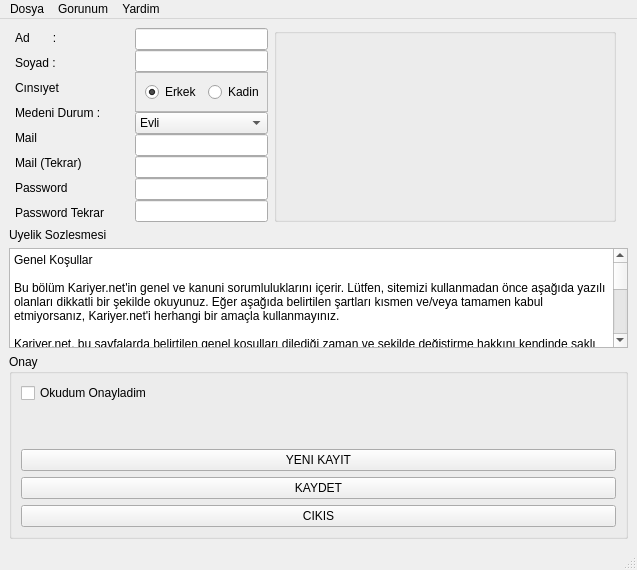
<?xml version="1.0" encoding="UTF-8"?>
<ui version="4.0">
 <class>MainWindow</class>
 <widget class="QMainWindow" name="MainWindow">
  <property name="geometry">
   <rect>
    <x>0</x>
    <y>0</y>
    <width>637</width>
    <height>560</height>
   </rect>
  </property>
  <property name="windowTitle">
   <string>MainWindow</string>
  </property>
  <property name="autoFillBackground">
   <bool>false</bool>
  </property>
  <widget class="QWidget" name="centralwidget">
   <layout class="QGridLayout" name="gridLayout_2">
    <item row="2" column="0" colspan="4">
     <layout class="QVBoxLayout" name="uyelik_layou">
      <item>
       <widget class="QLabel" name="lbl_uyelik_sozlesmesi">
        <property name="text">
         <string>Uyelik Sozlesmesi</string>
        </property>
       </widget>
      </item>
      <item>
       <widget class="QPlainTextEdit" name="pte_uyelik_kosullar">
        <property name="sizePolicy">
         <sizepolicy hsizetype="Minimum" vsizetype="Minimum">
          <horstretch>0</horstretch>
          <verstretch>0</verstretch>
         </sizepolicy>
        </property>
        <property name="maximumSize">
         <size>
          <width>16777215</width>
          <height>100</height>
         </size>
        </property>
        <property name="sizeIncrement">
         <size>
          <width>0</width>
          <height>200</height>
         </size>
        </property>
        <property name="plainText">
         <string>Genel Koşullar

Bu bölüm Kariyer.net'in genel ve kanuni sorumluluklarını içerir. Lütfen, sitemizi kullanmadan önce aşağıda yazılı olanları dikkatli bir şekilde okuyunuz. Eğer aşağıda belirtilen şartları kısmen ve/veya tamamen kabul etmiyorsanız, Kariyer.net'i herhangi bir amaçla kullanmayınız.

Kariyer.net, bu sayfalarda belirtilen genel koşulları dilediği zaman ve şekilde değiştirme hakkını kendinde saklı tutar. Kariyer.net'in www.kariyer.net adresini ziyaret ettiğinizde bu sayfayı da ziyaret etmeniz gerekmektedir. Bu nedenle www.kariyer.net adresini ziyaret ettiğinizde bu sayfayı da ziyaret ettiğiniz kabul edilir.

Kopyalama

Kariyer.net ticari amaçlarla olmamak koşulu ve sadece kendiniz tarafından kullanılmak şartı ile bir kereye mahsus olmak üzere, sitede belirtilen bilgilerin kopyalanmasına izin verir.

Kariyer.net'in içeriğinde yer alan bütün bilgilerin, yazıların, logoların, grafiklerin ve bunlarla sınırlı olmamak üzere her türlü görsel ve resimlerin her hakkı saklıdır. İzinsiz kullanılamaz. Bu sitede yer alan herhangi bir unsuru diğer bir internet sitesinde ve/veya başka bir mecrada yazılı, sözlü ve/veya elektronik olarak ve bunlarla sınırlı olmamak üzere her türlü şekilde yayınlamak ve/veya Kariyer.net'in haberi olmadan link vermek kesinlikle yasaktır.

Ayrıca bu sayfaların tasarımında ve veritabanı oluşturulmasında kullanılan bilgi ve/veya yazılımın kopyalanması ve/veya kullanılması kesinlikle yasaktır.

Sitede bulunan yazılım, görsel ve tasarımların her türlü hakkı Kariyer.net'e aittir.

Kullanım

Bu site herkese açıktır. Yalnızca aşağıdaki hallerde, Kariyer.net sitenin kullanımını geçici ve/veya sürekli olarak engelleyebilir:
Yanlış, düzensiz, eksik ve/veya yanıltıcı bilgi ve/veya uygun olmayan fotoğraf içeren özgeçmişin siteye kaydedilmesi halinde,
Özgeçmiş dışı bilgilerin; özel ve/veya genel duyuruların, reklam amaçlı firma bilgilerinin ve/veya üyelik satış formasyonları gibi bilgilerin ilave edilmesi halinde,
Diğer bir şahıs ve/veya kurum tarafından ilan edilen her türlü bilgi, görsel ve/veya logonun silinmesi tahrif edilmesi ve/veya değiştirilmesi halinde,
Internet Sitesi Güvenlik Kuralları

Belirtilen güvenlik kurallarına kısmen ve/veya tamamen uyulmaması halinde ya da kasıtlı veya kasıtsız olarak aşağıda belirtilenlerden herhangi birini yapan kişi, kişiler ve/veya kurum, kurumlar hakkında Kariyer.net'in her türlü kanuni hakkı saklıdır.
Kullanıcıların diğer özgeçmiş bilgilerine girme çabaları ve/veya sitenin genel güvenliğini tehdit edecek her türlü doğrudan ve/veya dolaylı çalışmalar,
Sitede kullanılan yazılımların çalışmasını engelleyebilecek her türlü doğrudan ve/veya dolaylı faaliyetler,
Virüs vasıtası ile sitenin çalışmasına engel olma,
Sitenin genel kurallarına uygun olmayan her türlü elektronik postanın yollanması ve/veya sitenin kilitlenmesini sağlama amacıyla aynı anda oldukça fazla ticari ve/veya kişisel elektronik postanın yollanması gibi.
Kariyer.net'in Sorumlulukları;

Kariyer.net, site üzerinde yer alan firma ve aday bilgilerinin içeriğinden hiçbir şekilde sorumlu tutulamaz. Bu sitede yer alan bilgilerle ilgili her türlü risk kullanıcılara aittir. Site üzerinde önceden herhangi bir haber vermeye gerek duyulmadan, istediği değişiklikleri yapma hakkı bizzat Kariyer.net'e aittir.

Özgeçmişini sitede bulunduran kullanıcı; özgeçmişinde bulunan her türlü bilginin tek sorumlusudur.

Kariyer.net bir işveren değildir; sitede yer alan özgeçmişler Kariyer.net'in sorumluluğu altında yer almamaktadır. İşveren firma ile kendi vasıtasıyla ilişkiye geçen özgeçmiş sahibi, bütün sorumluluğu üzerine almış olur.

Kariyer.net, sitenin yazılımının her türlü hatadan arınmış olduğunu ve sitede herhangi bir virüs yer alıp almadığı konusunda herhangi bir sorumluluk yüklenmemektedir. Eğer bu sitede yer alan herhangi bir yazılım sebebi ile kullandığınız yazılım ve/veya donanım unsurlarına herhangi bir zarar gelirse firmamız bu konuda hiçbir sorumluluk yüklenmez.

Bu sitede bulunan internet bağlantıları (linkler) ile ilgili her türlü risk kullanıcıya aittir. Kariyer.net özgeçmişinize bağlı olan bütün bilgileri kendi pazarlama faaliyetleri ile ilgili olarak kullanma hakkına sahiptir.

Kariyer.net'i tercih ederek bize gösterdiğiniz ilgi ve güven için çok teşekkür ederiz.</string>
        </property>
       </widget>
      </item>
      <item>
       <widget class="QGroupBox" name="groupBox_2">
        <property name="sizePolicy">
         <sizepolicy hsizetype="Minimum" vsizetype="Minimum">
          <horstretch>0</horstretch>
          <verstretch>0</verstretch>
         </sizepolicy>
        </property>
        <property name="maximumSize">
         <size>
          <width>16777215</width>
          <height>250</height>
         </size>
        </property>
        <property name="sizeIncrement">
         <size>
          <width>0</width>
          <height>0</height>
         </size>
        </property>
        <property name="baseSize">
         <size>
          <width>0</width>
          <height>0</height>
         </size>
        </property>
        <property name="title">
         <string>Onay</string>
        </property>
        <layout class="QGridLayout" name="gridLayout">
         <item row="0" column="0">
          <widget class="QCheckBox" name="chb_uyelik_onay">
           <property name="text">
            <string>Okudum Onayladim</string>
           </property>
          </widget>
         </item>
         <item row="3" column="0">
          <widget class="QPushButton" name="btn_yeni_kayit">
           <property name="text">
            <string>YENI KAYIT</string>
           </property>
          </widget>
         </item>
         <item row="4" column="0">
          <widget class="QPushButton" name="btn_ok">
           <property name="text">
            <string>KAYDET</string>
           </property>
          </widget>
         </item>
         <item row="1" column="0">
          <widget class="QLabel" name="lbl_onay_check">
           <property name="palette">
            <palette>
             <active>
              <colorrole role="WindowText">
               <brush brushstyle="SolidPattern">
                <color alpha="255">
                 <red>255</red>
                 <green>0</green>
                 <blue>0</blue>
                </color>
               </brush>
              </colorrole>
             </active>
             <inactive>
              <colorrole role="WindowText">
               <brush brushstyle="SolidPattern">
                <color alpha="255">
                 <red>255</red>
                 <green>0</green>
                 <blue>0</blue>
                </color>
               </brush>
              </colorrole>
             </inactive>
             <disabled>
              <colorrole role="WindowText">
               <brush brushstyle="SolidPattern">
                <color alpha="255">
                 <red>120</red>
                 <green>120</green>
                 <blue>120</blue>
                </color>
               </brush>
              </colorrole>
             </disabled>
            </palette>
           </property>
           <property name="text">
            <string/>
           </property>
          </widget>
         </item>
         <item row="5" column="0">
          <widget class="QPushButton" name="btn_cancel">
           <property name="text">
            <string>CIKIS</string>
           </property>
          </widget>
         </item>
         <item row="2" column="0">
          <widget class="QLabel" name="lbl_kayit_mesaj">
           <property name="palette">
            <palette>
             <active>
              <colorrole role="WindowText">
               <brush brushstyle="SolidPattern">
                <color alpha="255">
                 <red>0</red>
                 <green>170</green>
                 <blue>0</blue>
                </color>
               </brush>
              </colorrole>
             </active>
             <inactive>
              <colorrole role="WindowText">
               <brush brushstyle="SolidPattern">
                <color alpha="255">
                 <red>0</red>
                 <green>170</green>
                 <blue>0</blue>
                </color>
               </brush>
              </colorrole>
             </inactive>
             <disabled>
              <colorrole role="WindowText">
               <brush brushstyle="SolidPattern">
                <color alpha="255">
                 <red>120</red>
                 <green>120</green>
                 <blue>120</blue>
                </color>
               </brush>
              </colorrole>
             </disabled>
            </palette>
           </property>
           <property name="accessibleDescription">
            <string notr="true"/>
           </property>
           <property name="layoutDirection">
            <enum>Qt::LeftToRight</enum>
           </property>
           <property name="text">
            <string/>
           </property>
           <property name="textFormat">
            <enum>Qt::PlainText</enum>
           </property>
           <property name="alignment">
            <set>Qt::AlignCenter</set>
           </property>
          </widget>
         </item>
        </layout>
       </widget>
      </item>
     </layout>
    </item>
    <item row="0" column="1">
     <layout class="QHBoxLayout" name="horizontalLayout" stretch="20,20,60">
      <item>
       <layout class="QVBoxLayout" name="label_layout">
        <item>
         <widget class="QLabel" name="lbl_ad">
          <property name="text">
           <string>Ad       :</string>
          </property>
         </widget>
        </item>
        <item>
         <widget class="QLabel" name="lbl_soyad">
          <property name="text">
           <string>Soyad :</string>
          </property>
         </widget>
        </item>
        <item>
         <widget class="QLabel" name="lbl_cinsiyet">
          <property name="text">
           <string>Cınsıyet</string>
          </property>
         </widget>
        </item>
        <item>
         <widget class="QLabel" name="lbl_med_durum">
          <property name="text">
           <string>Medeni Durum :</string>
          </property>
         </widget>
        </item>
        <item>
         <widget class="QLabel" name="lbl_mail">
          <property name="text">
           <string>Mail</string>
          </property>
         </widget>
        </item>
        <item>
         <widget class="QLabel" name="lbl_mail_again">
          <property name="text">
           <string>Mail (Tekrar)</string>
          </property>
         </widget>
        </item>
        <item>
         <widget class="QLabel" name="lbl_password">
          <property name="text">
           <string>Password</string>
          </property>
         </widget>
        </item>
        <item>
         <widget class="QLabel" name="lbl_password_again">
          <property name="text">
           <string>Password Tekrar</string>
          </property>
         </widget>
        </item>
       </layout>
      </item>
      <item>
       <layout class="QVBoxLayout" name="giris_layout" stretch="0,0,0,0,0,0,0,0">
        <property name="spacing">
         <number>0</number>
        </property>
        <property name="sizeConstraint">
         <enum>QLayout::SetDefaultConstraint</enum>
        </property>
        <item>
         <widget class="QLineEdit" name="lne_ad"/>
        </item>
        <item>
         <widget class="QLineEdit" name="lne_soyad"/>
        </item>
        <item>
         <widget class="QFrame" name="frame_cinsiyet">
          <property name="sizePolicy">
           <sizepolicy hsizetype="Expanding" vsizetype="Fixed">
            <horstretch>0</horstretch>
            <verstretch>0</verstretch>
           </sizepolicy>
          </property>
          <property name="frameShape">
           <enum>QFrame::StyledPanel</enum>
          </property>
          <property name="frameShadow">
           <enum>QFrame::Raised</enum>
          </property>
          <layout class="QFormLayout" name="formLayout">
           <item row="2" column="0">
            <widget class="QRadioButton" name="rdb_erkek">
             <property name="sizePolicy">
              <sizepolicy hsizetype="Maximum" vsizetype="Fixed">
               <horstretch>0</horstretch>
               <verstretch>0</verstretch>
              </sizepolicy>
             </property>
             <property name="text">
              <string>Erkek</string>
             </property>
             <property name="checked">
              <bool>true</bool>
             </property>
            </widget>
           </item>
           <item row="2" column="1">
            <widget class="QRadioButton" name="rdb_kadin">
             <property name="enabled">
              <bool>true</bool>
             </property>
             <property name="sizePolicy">
              <sizepolicy hsizetype="Expanding" vsizetype="Fixed">
               <horstretch>0</horstretch>
               <verstretch>0</verstretch>
              </sizepolicy>
             </property>
             <property name="maximumSize">
              <size>
               <width>50</width>
               <height>16777215</height>
              </size>
             </property>
             <property name="sizeIncrement">
              <size>
               <width>0</width>
               <height>0</height>
              </size>
             </property>
             <property name="baseSize">
              <size>
               <width>0</width>
               <height>0</height>
              </size>
             </property>
             <property name="layoutDirection">
              <enum>Qt::LeftToRight</enum>
             </property>
             <property name="text">
              <string>Kadin</string>
             </property>
             <property name="checked">
              <bool>false</bool>
             </property>
            </widget>
           </item>
          </layout>
         </widget>
        </item>
        <item>
         <widget class="QComboBox" name="cmb_med_durum">
          <property name="sizePolicy">
           <sizepolicy hsizetype="Expanding" vsizetype="Fixed">
            <horstretch>0</horstretch>
            <verstretch>0</verstretch>
           </sizepolicy>
          </property>
          <property name="maximumSize">
           <size>
            <width>16777215</width>
            <height>16777215</height>
           </size>
          </property>
          <property name="duplicatesEnabled">
           <bool>false</bool>
          </property>
          <item>
           <property name="text">
            <string>Evli</string>
           </property>
          </item>
          <item>
           <property name="text">
            <string>Bekar</string>
           </property>
          </item>
         </widget>
        </item>
        <item>
         <widget class="QLineEdit" name="lne_mail">
          <property name="autoFillBackground">
           <bool>true</bool>
          </property>
          <property name="text">
           <string/>
          </property>
          <property name="frame">
           <bool>true</bool>
          </property>
          <property name="dragEnabled">
           <bool>false</bool>
          </property>
          <property name="readOnly">
           <bool>false</bool>
          </property>
          <property name="placeholderText">
           <string/>
          </property>
          <property name="cursorMoveStyle">
           <enum>Qt::LogicalMoveStyle</enum>
          </property>
          <property name="clearButtonEnabled">
           <bool>false</bool>
          </property>
         </widget>
        </item>
        <item>
         <widget class="QLineEdit" name="lne_mail_again"/>
        </item>
        <item>
         <widget class="QLineEdit" name="lne_password"/>
        </item>
        <item>
         <widget class="QLineEdit" name="lne_Password_again"/>
        </item>
       </layout>
      </item>
      <item>
       <layout class="QVBoxLayout" name="verticalLayout">
        <item>
         <widget class="QGroupBox" name="ErrorMessageBox">
          <property name="sizePolicy">
           <sizepolicy hsizetype="Expanding" vsizetype="Expanding">
            <horstretch>0</horstretch>
            <verstretch>0</verstretch>
           </sizepolicy>
          </property>
          <property name="title">
           <string/>
          </property>
          <property name="alignment">
           <set>Qt::AlignLeading|Qt::AlignLeft|Qt::AlignTop</set>
          </property>
          <layout class="QVBoxLayout" name="verticalLayout_2">
           <property name="spacing">
            <number>0</number>
           </property>
           <property name="leftMargin">
            <number>0</number>
           </property>
           <property name="topMargin">
            <number>0</number>
           </property>
           <property name="rightMargin">
            <number>0</number>
           </property>
           <property name="bottomMargin">
            <number>0</number>
           </property>
           <item>
            <widget class="QLabel" name="lbl_mail_again_check">
             <property name="palette">
              <palette>
               <active>
                <colorrole role="WindowText">
                 <brush brushstyle="SolidPattern">
                  <color alpha="255">
                   <red>255</red>
                   <green>0</green>
                   <blue>0</blue>
                  </color>
                 </brush>
                </colorrole>
                <colorrole role="Text">
                 <brush brushstyle="SolidPattern">
                  <color alpha="255">
                   <red>0</red>
                   <green>0</green>
                   <blue>0</blue>
                  </color>
                 </brush>
                </colorrole>
                <colorrole role="ButtonText">
                 <brush brushstyle="SolidPattern">
                  <color alpha="255">
                   <red>0</red>
                   <green>0</green>
                   <blue>0</blue>
                  </color>
                 </brush>
                </colorrole>
                <colorrole role="ToolTipText">
                 <brush brushstyle="SolidPattern">
                  <color alpha="255">
                   <red>0</red>
                   <green>0</green>
                   <blue>0</blue>
                  </color>
                 </brush>
                </colorrole>
                <colorrole role="PlaceholderText">
                 <brush brushstyle="SolidPattern">
                  <color alpha="128">
                   <red>255</red>
                   <green>0</green>
                   <blue>0</blue>
                  </color>
                 </brush>
                </colorrole>
               </active>
               <inactive>
                <colorrole role="WindowText">
                 <brush brushstyle="SolidPattern">
                  <color alpha="255">
                   <red>255</red>
                   <green>0</green>
                   <blue>0</blue>
                  </color>
                 </brush>
                </colorrole>
                <colorrole role="Text">
                 <brush brushstyle="SolidPattern">
                  <color alpha="255">
                   <red>0</red>
                   <green>0</green>
                   <blue>0</blue>
                  </color>
                 </brush>
                </colorrole>
                <colorrole role="ButtonText">
                 <brush brushstyle="SolidPattern">
                  <color alpha="255">
                   <red>0</red>
                   <green>0</green>
                   <blue>0</blue>
                  </color>
                 </brush>
                </colorrole>
                <colorrole role="ToolTipText">
                 <brush brushstyle="SolidPattern">
                  <color alpha="255">
                   <red>0</red>
                   <green>0</green>
                   <blue>0</blue>
                  </color>
                 </brush>
                </colorrole>
                <colorrole role="PlaceholderText">
                 <brush brushstyle="SolidPattern">
                  <color alpha="128">
                   <red>255</red>
                   <green>0</green>
                   <blue>0</blue>
                  </color>
                 </brush>
                </colorrole>
               </inactive>
               <disabled>
                <colorrole role="WindowText">
                 <brush brushstyle="SolidPattern">
                  <color alpha="255">
                   <red>120</red>
                   <green>120</green>
                   <blue>120</blue>
                  </color>
                 </brush>
                </colorrole>
                <colorrole role="Text">
                 <brush brushstyle="SolidPattern">
                  <color alpha="255">
                   <red>120</red>
                   <green>120</green>
                   <blue>120</blue>
                  </color>
                 </brush>
                </colorrole>
                <colorrole role="ButtonText">
                 <brush brushstyle="SolidPattern">
                  <color alpha="255">
                   <red>120</red>
                   <green>120</green>
                   <blue>120</blue>
                  </color>
                 </brush>
                </colorrole>
                <colorrole role="ToolTipText">
                 <brush brushstyle="SolidPattern">
                  <color alpha="255">
                   <red>0</red>
                   <green>0</green>
                   <blue>0</blue>
                  </color>
                 </brush>
                </colorrole>
                <colorrole role="PlaceholderText">
                 <brush brushstyle="SolidPattern">
                  <color alpha="128">
                   <red>0</red>
                   <green>0</green>
                   <blue>0</blue>
                  </color>
                 </brush>
                </colorrole>
               </disabled>
              </palette>
             </property>
             <property name="text">
              <string/>
             </property>
            </widget>
           </item>
           <item>
            <spacer name="verticalSpacer">
             <property name="orientation">
              <enum>Qt::Vertical</enum>
             </property>
             <property name="sizeType">
              <enum>QSizePolicy::Fixed</enum>
             </property>
             <property name="sizeHint" stdset="0">
              <size>
               <width>20</width>
               <height>85</height>
              </size>
             </property>
            </spacer>
           </item>
           <item>
            <widget class="QLabel" name="lbl_mail_check">
             <property name="palette">
              <palette>
               <active>
                <colorrole role="WindowText">
                 <brush brushstyle="SolidPattern">
                  <color alpha="255">
                   <red>255</red>
                   <green>0</green>
                   <blue>0</blue>
                  </color>
                 </brush>
                </colorrole>
               </active>
               <inactive>
                <colorrole role="WindowText">
                 <brush brushstyle="SolidPattern">
                  <color alpha="255">
                   <red>255</red>
                   <green>0</green>
                   <blue>0</blue>
                  </color>
                 </brush>
                </colorrole>
               </inactive>
               <disabled>
                <colorrole role="WindowText">
                 <brush brushstyle="SolidPattern">
                  <color alpha="255">
                   <red>120</red>
                   <green>120</green>
                   <blue>120</blue>
                  </color>
                 </brush>
                </colorrole>
               </disabled>
              </palette>
             </property>
             <property name="text">
              <string/>
             </property>
            </widget>
           </item>
           <item>
            <widget class="QLabel" name="lbl_name_check">
             <property name="palette">
              <palette>
               <active>
                <colorrole role="WindowText">
                 <brush brushstyle="SolidPattern">
                  <color alpha="255">
                   <red>255</red>
                   <green>0</green>
                   <blue>0</blue>
                  </color>
                 </brush>
                </colorrole>
               </active>
               <inactive>
                <colorrole role="WindowText">
                 <brush brushstyle="SolidPattern">
                  <color alpha="255">
                   <red>255</red>
                   <green>0</green>
                   <blue>0</blue>
                  </color>
                 </brush>
                </colorrole>
               </inactive>
               <disabled>
                <colorrole role="WindowText">
                 <brush brushstyle="SolidPattern">
                  <color alpha="255">
                   <red>120</red>
                   <green>120</green>
                   <blue>120</blue>
                  </color>
                 </brush>
                </colorrole>
               </disabled>
              </palette>
             </property>
             <property name="text">
              <string/>
             </property>
            </widget>
           </item>
           <item>
            <widget class="QLabel" name="lbl_pass_check">
             <property name="palette">
              <palette>
               <active>
                <colorrole role="WindowText">
                 <brush brushstyle="SolidPattern">
                  <color alpha="255">
                   <red>255</red>
                   <green>0</green>
                   <blue>0</blue>
                  </color>
                 </brush>
                </colorrole>
               </active>
               <inactive>
                <colorrole role="WindowText">
                 <brush brushstyle="SolidPattern">
                  <color alpha="255">
                   <red>255</red>
                   <green>0</green>
                   <blue>0</blue>
                  </color>
                 </brush>
                </colorrole>
               </inactive>
               <disabled>
                <colorrole role="WindowText">
                 <brush brushstyle="SolidPattern">
                  <color alpha="255">
                   <red>120</red>
                   <green>120</green>
                   <blue>120</blue>
                  </color>
                 </brush>
                </colorrole>
               </disabled>
              </palette>
             </property>
             <property name="text">
              <string/>
             </property>
            </widget>
           </item>
           <item>
            <widget class="QLabel" name="lbl_pass_again_check">
             <property name="palette">
              <palette>
               <active>
                <colorrole role="WindowText">
                 <brush brushstyle="SolidPattern">
                  <color alpha="255">
                   <red>255</red>
                   <green>0</green>
                   <blue>0</blue>
                  </color>
                 </brush>
                </colorrole>
               </active>
               <inactive>
                <colorrole role="WindowText">
                 <brush brushstyle="SolidPattern">
                  <color alpha="255">
                   <red>255</red>
                   <green>0</green>
                   <blue>0</blue>
                  </color>
                 </brush>
                </colorrole>
               </inactive>
               <disabled>
                <colorrole role="WindowText">
                 <brush brushstyle="SolidPattern">
                  <color alpha="255">
                   <red>120</red>
                   <green>120</green>
                   <blue>120</blue>
                  </color>
                 </brush>
                </colorrole>
               </disabled>
              </palette>
             </property>
             <property name="text">
              <string/>
             </property>
            </widget>
           </item>
          </layout>
         </widget>
        </item>
       </layout>
      </item>
     </layout>
    </item>
   </layout>
  </widget>
  <widget class="QMenuBar" name="menubar">
   <property name="geometry">
    <rect>
     <x>0</x>
     <y>0</y>
     <width>637</width>
     <height>21</height>
    </rect>
   </property>
   <widget class="QMenu" name="menuDosya">
    <property name="title">
     <string>Dosya</string>
    </property>
    <addaction name="act_yeni_kayit"/>
    <addaction name="act_kaydet"/>
    <addaction name="act_cikis"/>
   </widget>
   <widget class="QMenu" name="menuGorunum">
    <property name="title">
     <string>Gorunum</string>
    </property>
    <addaction name="act_yakinlastir"/>
    <addaction name="act_uzaklastir"/>
   </widget>
   <widget class="QMenu" name="menuYardim">
    <property name="title">
     <string>Yardim</string>
    </property>
    <widget class="QMenu" name="menuHakkinda">
     <property name="title">
      <string>Hakkinda</string>
     </property>
     <addaction name="act_uyg_bilgisi"/>
    </widget>
    <addaction name="menuHakkinda"/>
   </widget>
   <addaction name="menuDosya"/>
   <addaction name="menuGorunum"/>
   <addaction name="menuYardim"/>
  </widget>
  <widget class="QStatusBar" name="statusbar"/>
  <action name="act_yeni_kayit">
   <property name="text">
    <string>Yeni Kayit</string>
   </property>
   <property name="shortcut">
    <string>Ctrl+N</string>
   </property>
  </action>
  <action name="act_kaydet">
   <property name="text">
    <string>Kaydet</string>
   </property>
   <property name="shortcut">
    <string>Ctrl+K</string>
   </property>
  </action>
  <action name="act_cikis">
   <property name="text">
    <string>Cikis</string>
   </property>
   <property name="shortcut">
    <string>Ctrl+Q</string>
   </property>
  </action>
  <action name="act_yakinlastir">
   <property name="text">
    <string>Yakinlastir</string>
   </property>
   <property name="shortcut">
    <string>Ctrl+Y</string>
   </property>
  </action>
  <action name="act_uyg_bilgisi">
   <property name="text">
    <string>Uygulama Bilgisi</string>
   </property>
  </action>
  <action name="act_uzaklastir">
   <property name="text">
    <string>Uzaklastir</string>
   </property>
   <property name="shortcut">
    <string>Ctrl+U</string>
   </property>
  </action>
 </widget>
 <resources/>
 <connections/>
</ui>
